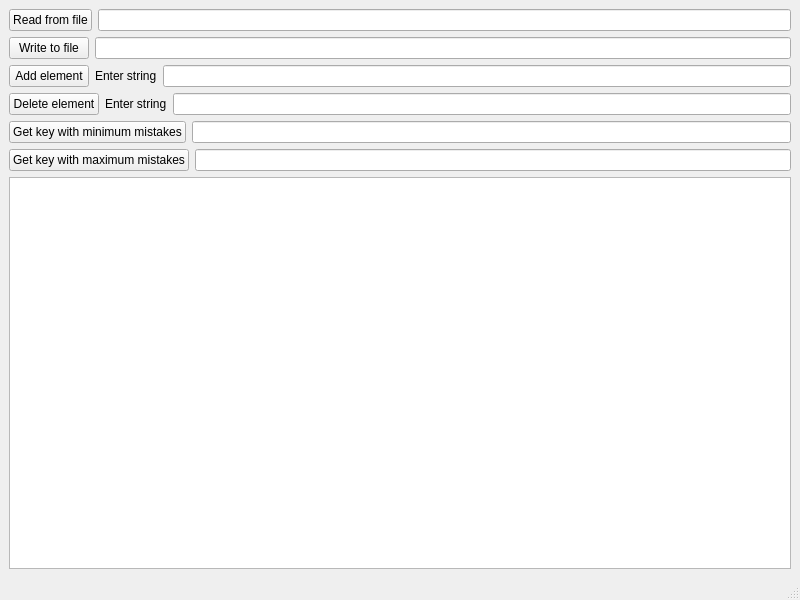
<?xml version="1.0" encoding="UTF-8"?>
<ui version="4.0">
 <class>MainWindow</class>
 <widget class="QMainWindow" name="MainWindow">
  <property name="geometry">
   <rect>
    <x>0</x>
    <y>0</y>
    <width>800</width>
    <height>600</height>
   </rect>
  </property>
  <property name="windowTitle">
   <string>MainWindow</string>
  </property>
  <widget class="QWidget" name="centralwidget">
   <layout class="QGridLayout" name="gridLayout">
    <item row="0" column="0">
     <layout class="QVBoxLayout" name="verticalLayout">
      <item>
       <layout class="QHBoxLayout" name="horizontalLayout">
        <item>
         <widget class="QPushButton" name="pushButton">
          <property name="text">
           <string>Read from file</string>
          </property>
         </widget>
        </item>
        <item>
         <widget class="QLineEdit" name="lineEdit"/>
        </item>
       </layout>
      </item>
      <item>
       <layout class="QHBoxLayout" name="horizontalLayout_2">
        <item>
         <widget class="QPushButton" name="pushButton_2">
          <property name="text">
           <string>Write to file</string>
          </property>
         </widget>
        </item>
        <item>
         <widget class="QLineEdit" name="lineEdit_2"/>
        </item>
       </layout>
      </item>
      <item>
       <layout class="QHBoxLayout" name="horizontalLayout_3">
        <item>
         <widget class="QPushButton" name="pushButton_3">
          <property name="text">
           <string>Add element</string>
          </property>
         </widget>
        </item>
        <item>
         <widget class="QLabel" name="label">
          <property name="text">
           <string>Enter string</string>
          </property>
         </widget>
        </item>
        <item>
         <widget class="QLineEdit" name="lineEdit_3"/>
        </item>
       </layout>
      </item>
      <item>
       <layout class="QHBoxLayout" name="horizontalLayout_4">
        <item>
         <widget class="QPushButton" name="pushButton_4">
          <property name="text">
           <string>Delete element</string>
          </property>
         </widget>
        </item>
        <item>
         <widget class="QLabel" name="label_2">
          <property name="text">
           <string>Enter string</string>
          </property>
         </widget>
        </item>
        <item>
         <widget class="QLineEdit" name="lineEdit_4"/>
        </item>
       </layout>
      </item>
      <item>
       <layout class="QHBoxLayout" name="horizontalLayout_5">
        <item>
         <widget class="QPushButton" name="pushButton_5">
          <property name="text">
           <string>Get key with minimum mistakes</string>
          </property>
         </widget>
        </item>
        <item>
         <widget class="QLineEdit" name="lineEdit_5">
          <property name="readOnly">
           <bool>true</bool>
          </property>
         </widget>
        </item>
       </layout>
      </item>
      <item>
       <layout class="QHBoxLayout" name="horizontalLayout_6">
        <item>
         <widget class="QPushButton" name="pushButton_6">
          <property name="text">
           <string>Get key with maximum mistakes</string>
          </property>
         </widget>
        </item>
        <item>
         <widget class="QLineEdit" name="lineEdit_6">
          <property name="readOnly">
           <bool>true</bool>
          </property>
         </widget>
        </item>
       </layout>
      </item>
      <item>
       <widget class="QTableWidget" name="tableWidget"/>
      </item>
     </layout>
    </item>
   </layout>
  </widget>
  <widget class="QMenuBar" name="menubar">
   <property name="geometry">
    <rect>
     <x>0</x>
     <y>0</y>
     <width>800</width>
     <height>22</height>
    </rect>
   </property>
  </widget>
  <widget class="QStatusBar" name="statusbar"/>
 </widget>
 <resources/>
 <connections/>
</ui>
